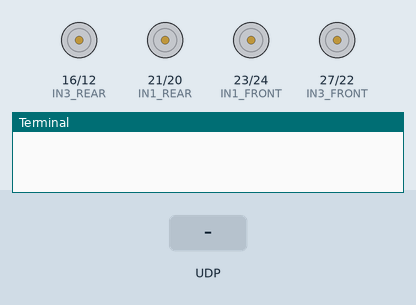
The program below on a simulated Raspberry Pi (BCM pin numbers). Shown: motor-driver pin pairs drawn as motors (green arrow = first pin HIGH = forward, orange = second pin HIGH = backward, longer = more drive), the last lines printed to the terminal. The inputs (shaded band) are chosen by the test bench.

Above: at 1.2 s.
1.3 s: UDP packet "Forward" arrives
At 2.6 s:
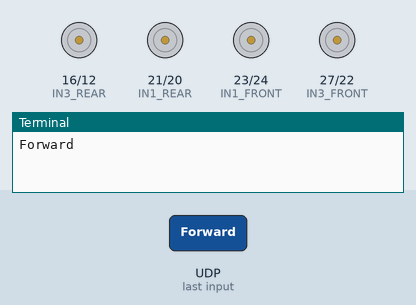
2.9 s: UDP packet "Back" arrives
At 3.8 s:
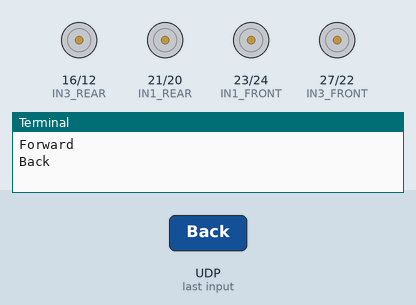
4.5 s: UDP packet "Right" arrives
At 5.0 s:
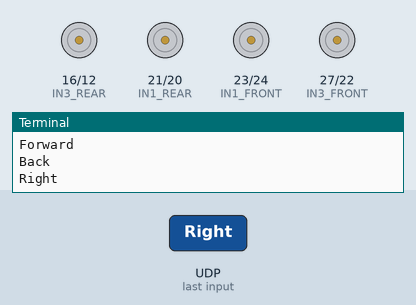
6.1 s: UDP packet "Left" arrives
At 7.4 s:
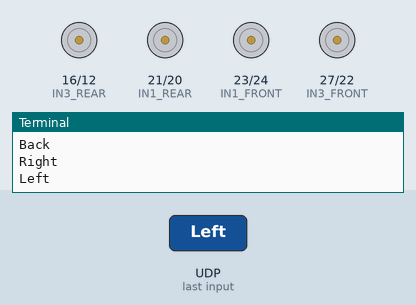
7.7 s: UDP packet "CW" arrives
At 8.7 s:
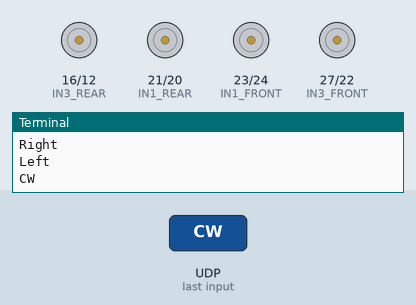
9.3 s: UDP packet "CCW" arrives
At 9.9 s:
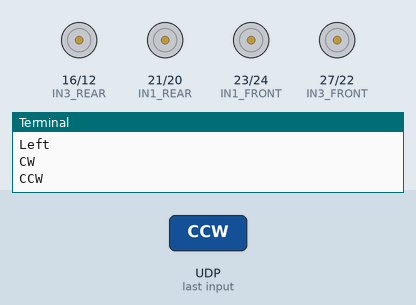
Timing chart, 0 to 11.9 s (numbered marks = the images above; inputs shaded):
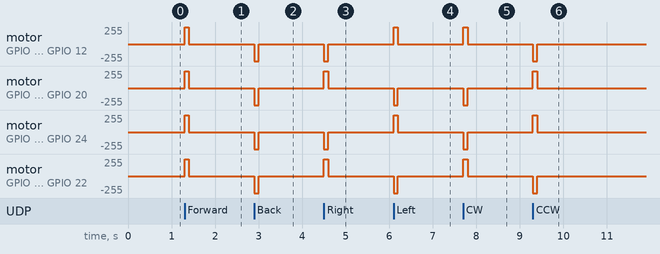

The program:

movement_v2.py
```python
import time                         # Import time library
from board import SCL, SDA          # Import the PCA9685 module.
import busio                        # Import I2C library
from adafruit_pca9685 import PCA9685# Import the PCA9685 module.
import socket                       # Import UDP library
import RPi.GPIO as GPIO             # Import GPIO pin library


i2c_bus = busio.I2C(SCL, SDA)       # Create the I2C bus interface.

pwm =  PCA9685(i2c_bus) # Initialise the PCA9685 using the default address (0x40).

move_speed = 0x2FFF  # hexadecimal, Max pulse length out of 0xFFFF

UDP_IP = "192.168.1.155"            # receiver IP address
UDP_Port = 5555                     # port for data reception
sock = socket.socket(socket.AF_INET,# Internet
    socket.SOCK_DGRAM)              # UDP

sock.bind((UDP_IP,UDP_Port))        # Bind UDP Port

time_run = 0.1 # Time delay between signals

# Set frequency to 60hz, good for servos.
pwm.frequency = 60
GPIO.setmode(GPIO.BCM) # GPIO number in BCM mode
GPIO.setwarnings(False)

#define L298N(Model-Pi motor drive board) GPIO pins
IN1_FRONT = 23  #FRONT Right  motor(BK1 port) direction pin
IN2_FRONT = 24  #FRONT Right  motor(BK1 port) direction pin
IN3_FRONT = 27  #FRONT Left motor(BK3 port) direction pin
IN4_FRONT = 22  #FRONT Left motor(BK3 port) direction pin
ENA_FRONT = 0 	#ENA_FRONT _B area Left motor speed PCA9685 port 0
ENB_FRONT = 1	#ENB_FRONT _B area Right motor speed PCA9685 port 1

IN1_REAR = 21  #Rear Right  motor(AK1 port) direction pin
IN2_REAR = 20  #Rear Right  motor(AK1 port) direction pin
IN3_REAR = 16  #Rear Left motor(AK3 port) direction pin
IN4_REAR = 12  #Rear Left motor(AK3 port) direction pin
ENA_REAR = 2 	#ENA_REAR _A area Left motor speed PCA9685 port 2
ENB_REAR = 3	#ENB_REAR _A area Right motor speed PCA9685 port 3

# Define motor control  pins as output
GPIO.setup(IN1_FRONT, GPIO.OUT)
GPIO.setup(IN2_FRONT, GPIO.OUT)
GPIO.setup(IN3_FRONT, GPIO.OUT)
GPIO.setup(IN4_FRONT, GPIO.OUT)
GPIO.setup(IN1_REAR, GPIO.OUT)
GPIO.setup(IN2_REAR, GPIO.OUT)
GPIO.setup(IN3_REAR, GPIO.OUT)
GPIO.setup(IN4_REAR, GPIO.OUT)
def changespeed(speed):
    pwm.channels[ENA_FRONT].duty_cycle = speed
    pwm.channels[ENB_FRONT].duty_cycle = speed
    pwm.channels[ENA_REAR].duty_cycle = speed
    pwm.channels[ENB_REAR].duty_cycle = speed

def stop_car():
    GPIO.output(IN1_FRONT, GPIO.LOW)
    GPIO.output(IN2_FRONT, GPIO.LOW)
    GPIO.output(IN3_FRONT, GPIO.LOW)
    GPIO.output(IN4_FRONT, GPIO.LOW)
    GPIO.output(IN1_REAR, GPIO.LOW)
    GPIO.output(IN2_REAR, GPIO.LOW)
    GPIO.output(IN3_REAR, GPIO.LOW)
    GPIO.output(IN4_REAR, GPIO.LOW)
    changespeed(0)

def rr_ahead():
    GPIO.output(IN1_REAR,GPIO.HIGH)
    GPIO.output(IN2_REAR,GPIO.LOW)
    #pwm.channels[ENA_REAR].duty_cycle = speed

def rr_back():
    GPIO.output(IN1_REAR,GPIO.LOW)
    GPIO.output(IN2_REAR,GPIO.HIGH)
    #pwm.channels[ENA_REAR].duty_cycle = speed

def rl_ahead():
    GPIO.output(IN3_REAR,GPIO.HIGH)
    GPIO.output(IN4_REAR,GPIO.LOW)
    #pwm.channels[ENB_REAR].duty_cycle = speed

def rl_back():
    GPIO.output(IN3_REAR,GPIO.LOW)
    GPIO.output(IN4_REAR,GPIO.HIGH)
    #pwm.channels[ENB_REAR].duty_cycle = speed

def fr_ahead():
    GPIO.output(IN1_FRONT,GPIO.HIGH)
    GPIO.output(IN2_FRONT,GPIO.LOW)
    #pwm.channels[ENA_FRONT].duty_cycle = speed

def fr_back():
    GPIO.output(IN1_FRONT,GPIO.LOW)
    GPIO.output(IN2_FRONT,GPIO.HIGH)
    #pwm.channels[ENA_FRONT].duty_cycle = speed

def fl_ahead():
    GPIO.output(IN3_FRONT,GPIO.HIGH)
    GPIO.output(IN4_FRONT,GPIO.LOW)
    #pwm.channels[ENB_FRONT].duty_cycle = speed

def fl_back():
    GPIO.output(IN3_FRONT,GPIO.LOW)
    GPIO.output(IN4_FRONT,GPIO.HIGH)
    #pwm.channels[ENB_FRONT].duty_cycle = speed

def go_ahead(speed):
    rl_ahead()
    rr_ahead()
    fl_ahead()
    fr_ahead()
    changespeed(speed)

def go_back(speed):
    rr_back()
    rl_back()
    fr_back()
    fl_back()
    changespeed(speed)

#making right turn
def turn_right(speed):
    rl_ahead()
    rr_back()
    fl_ahead()
    fr_back()
    changespeed(speed)

#make left turn
def turn_left(speed):
    rr_ahead()
    rl_back()
    fr_ahead()
    fl_back()
    changespeed(speed)

# parallel left shift
def shift_left(speed):
    fr_ahead()
    rr_back()
    rl_ahead()
    fl_back()
    changespeed(speed)

# parallel right shift
def shift_right(speed):
    fr_back()
    rr_ahead()
    rl_back()
    fl_ahead()
    changespeed(speed)

def upper_right(speed):
    rr_ahead()
    fl_ahead()
    changespeed(speed)

def lower_left(speed):
    rr_back()
    fl_back()
    changespeed(speed)

def upper_left(speed):
    fr_ahead()
    rl_ahead()
    changespeed(speed)

def lower_right(speed):
    fr_back()
    rl_back()
    changespeed(speed)


while True:
    data,addr = sock.recvfrom(1024) # data size and receive data
    command = data.decode() # data type and unpack data here

    if command == "Forward":
        print("Forward")
        go_ahead(move_speed)
        time.sleep(time_run)
        stop_car()

    elif command == "Back":
        print("Back")
        go_back(move_speed)
        time.sleep(time_run)
        stop_car()

    elif command == "Right":
        print("Right")
        shift_right(move_speed)
        time.sleep(time_run)
        stop_car()

    elif command == "Left":
        print("Left")
        shift_left(move_speed)
        time.sleep(time_run)
        stop_car()

    elif command == "CW":
        print("CW")
        turn_right(move_speed)
        time.sleep(time_run)
        stop_car()

    elif command == "CCW":
        print("CCW")
        turn_left(move_speed)
        time.sleep(time_run)
        stop_car()

    elif command == "UpR":
        print("UpR")
        upper_right(move_speed)
        time.sleep(time_run)
        stop_car()

    elif command == "UpL":
        print("UpL")
        upper_left(move_speed)
        time.sleep(time_run)
        stop_car()

    elif command == "LowR":
        print("LowR")
        lower_right(move_speed)
        time.sleep(time_run)
        stop_car()

    elif command == "LowL":
        print("LowL")
        lower_left(move_speed)
        time.sleep(time_run)
        stop_car()
```

Measured:
- after the input at 1.3 s, motor on GPIO 16 (IN3_REAR) / GPIO 12 (IN4_REAR), motor on GPIO 21 (IN1_REAR) / GPIO 20 (IN2_REAR), motor on GPIO 23 (IN1_FRONT) / GPIO 24 (IN2_FRONT), motor on GPIO 27 (IN3_FRONT) / GPIO 22 (IN4_FRONT): stopped → forward 255/255 at once, → stopped 0.10 s later
- after the input at 2.9 s, motor on GPIO 16 (IN3_REAR) / GPIO 12 (IN4_REAR), motor on GPIO 21 (IN1_REAR) / GPIO 20 (IN2_REAR), motor on GPIO 23 (IN1_FRONT) / GPIO 24 (IN2_FRONT), motor on GPIO 27 (IN3_FRONT) / GPIO 22 (IN4_FRONT): stopped → backward 255/255 at once, → stopped 0.10 s later
- after the input at 4.5 s, motor on GPIO 16 (IN3_REAR) / GPIO 12 (IN4_REAR), motor on GPIO 23 (IN1_FRONT) / GPIO 24 (IN2_FRONT): stopped → backward 255/255 at once, → stopped 0.10 s later; motor on GPIO 21 (IN1_REAR) / GPIO 20 (IN2_REAR), motor on GPIO 27 (IN3_FRONT) / GPIO 22 (IN4_FRONT): stopped → forward 255/255 at once, → stopped 0.10 s later
- after the input at 6.1 s, motor on GPIO 16 (IN3_REAR) / GPIO 12 (IN4_REAR), motor on GPIO 23 (IN1_FRONT) / GPIO 24 (IN2_FRONT): stopped → forward 255/255 at once, → stopped 0.10 s later; motor on GPIO 21 (IN1_REAR) / GPIO 20 (IN2_REAR), motor on GPIO 27 (IN3_FRONT) / GPIO 22 (IN4_FRONT): stopped → backward 255/255 at once, → stopped 0.10 s later
- after the input at 7.7 s, motor on GPIO 16 (IN3_REAR) / GPIO 12 (IN4_REAR), motor on GPIO 27 (IN3_FRONT) / GPIO 22 (IN4_FRONT): stopped → forward 255/255 at once, → stopped 0.10 s later; motor on GPIO 21 (IN1_REAR) / GPIO 20 (IN2_REAR), motor on GPIO 23 (IN1_FRONT) / GPIO 24 (IN2_FRONT): stopped → backward 255/255 at once, → stopped 0.10 s later
- after the input at 9.3 s, motor on GPIO 16 (IN3_REAR) / GPIO 12 (IN4_REAR), motor on GPIO 27 (IN3_FRONT) / GPIO 22 (IN4_FRONT): stopped → backward 255/255 at once, → stopped 0.10 s later; motor on GPIO 21 (IN1_REAR) / GPIO 20 (IN2_REAR), motor on GPIO 23 (IN1_FRONT) / GPIO 24 (IN2_FRONT): stopped → forward 255/255 at once, → stopped 0.10 s later
